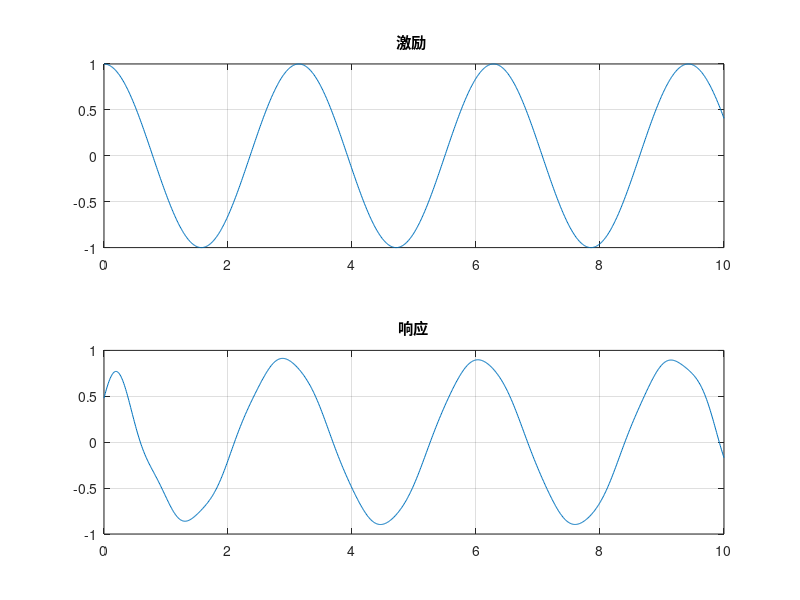

Write the MATLAB code that produced this figure.
clear all：
t=0:0.01:10;
delta=0.01;
w=-10:0.01:10; 
Hw=freqs([1,0],[1,1.],w); 
x=cos(2*t) ;
subplot(211); 
plot(t,x), title('激励 '),grid on;
 
Xw=delta*x*exp(-j*t'*w) ;
Yw=Hw.*Xw; 
y=delta*(Yw*exp(j*w'*t ))./ (2*pi) ; 
subplot(212); plot(t,y),title('响应'),grid on;
